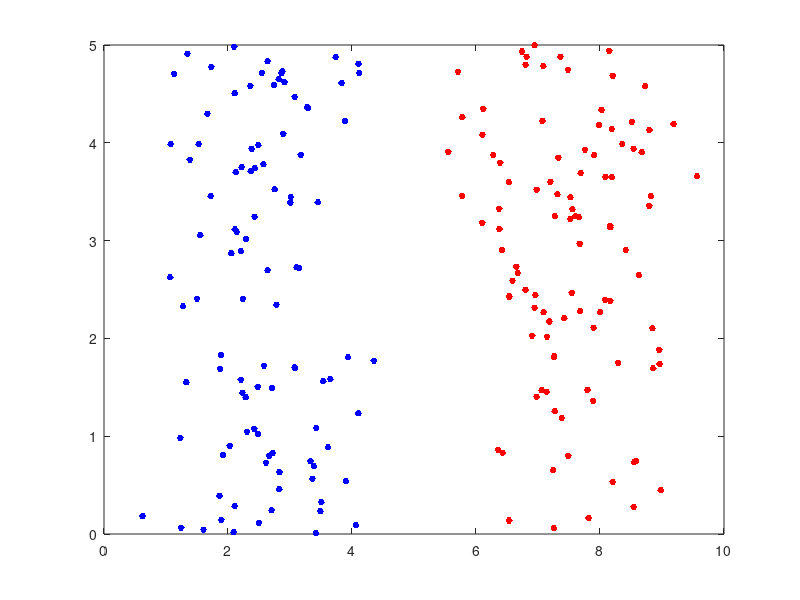

This figure's MATLAB source: (Note: this script raises an error after producing the figure.)
%%
% Generating dodgeball setup
%get x and y data
rng(5) %reproducability

%blue team
x1 = normrnd(2.5,.8,[1,100]);
y1 = unifrnd(0,5, [1,100]);

%red team
x2 = normrnd(7.5,.9,[1,100]);
y2 = unifrnd(0,5, [1,100]);

%create dataset and labels
X = [x1, x2; y1,y2];
I = [-1*ones(1,100),ones(1,100)];

%plotting initial setup
figure(1)
plot(x1,y1,'b.','MarkerSize',15)
hold on
plot(x2,y2,'r.','MarkerSize',15)

%creating svm model and getting support vectors
cl = fitcsvm(X',I);
svs = cl.SupportVectors;

%getting SVM margin
m = (svs(2,2) - svs(1,2))/(svs(2,1) - svs(1,1));
b = svs(2,2) - m*svs(2,1);
b2 = svs(4,2) - m*svs(4,1);

%plotting simple hyperplane
figure(2)
tiledlayout(1,2,"TileSpacing",'compact')
nexttile
plot(x1,y1,'b.','MarkerSize',15)
hold on
plot(x2,y2,'r.','MarkerSize',15)
xline(max(x1))
xline(min(x2))
axis square
title('Example Choice')

%plotting svm hyperplane
nexttile
plot(x1,y1,'b.','MarkerSize',15)
hold on
plot(x2,y2,'r.','MarkerSize',15)
axis square
refline(m,b)
refline(m,b2)
ylim([0 5])
plot(X(1,cl.IsSupportVector),X(2,cl.IsSupportVector),'ko','markersize',10)
title('SVM Choice')


%finding LDA direction
q = LDA(X,I);
q = q/vecnorm(q);

%projecting data
dball_proj = q'*X;

%plotting histogram
figure(3)
histogram(dball_proj(1:100),'NumBins',10,'facecolor','b')
hold on
histogram(dball_proj(101:200),'NumBins',10,'facecolor','r')
title("LDA Projection")

%%
clear
% Generating curved dodgeball setup

rng(1); % For reproducibility

%red team
radius = sqrt(rand(100,1));
theta = pi*rand(100,1);
data1 = [radius.*cos(theta), radius.*sin(theta)]; 

%blue team
radius2 = sqrt(3*rand(100,1)+1);
theta2 = pi*rand(100,1);
data2 = [radius2.*cos(theta2), radius2.*sin(theta2)];

%create training and testing set split 70-30%
train = [data1(1:70,:);data2(1:70,:)]';
test = [data1(71:100,:);data2(71:100,:)]';

%creating labels
I_train = [-1*ones(1,70),ones(1,70)];
I_test = [-1*ones(1,30),ones(1,30)];

%plot setup
figure(4)
plot(data1(:,1),data1(:,2),'r.','MarkerSize',15)
hold on
plot(data2(:,1),data2(:,2),'b.','MarkerSize',15)
th = linspace(0, pi, 100);
x = cos(th);
y = sin(th);
plot(x,y)
axis equal


%rbf svm
rbf_svm = fitcsvm(train',I_train,'KernelFunction','rbf');
rbf_svm_pred = rbf_svm.predict(test');
rbf_svm_acc = sum(rbf_svm_pred == I_test')/length(I_test);

poly_svm = fitcsvm(train',I_train,'KernelFunction','polynomial');
poly_svm_pred = poly_svm.predict(test');
poly_svm_acc = sum(poly_svm_pred == I_test')/length(I_test);

basic_svm = fitcsvm(train',I_train,'KernelFunction','linear');
basic_svm_pred = basic_svm.predict(test');
basic_svm_acc = sum(basic_svm_pred == I_test')/length(I_test);

%show support vectors
figure(5)
tiledlayout(3,1)
nexttile
plot(train(1,1:70),train(2,1:70),'r.','Markersize',15)
hold on
plot(train(1,71:140),train(2,71:140),'b.','Markersize',15)
plot(train(1,rbf_svm.IsSupportVector),train(2,rbf_svm.IsSupportVector),'ko','Markersize',10)
title("RBF SVM, Acc = " + string(rbf_svm_acc))

nexttile
plot(train(1,1:70),train(2,1:70),'r.','Markersize',15)
hold on
plot(train(1,71:140),train(2,71:140),'b.','Markersize',15)
plot(train(1,poly_svm.IsSupportVector),train(2,poly_svm.IsSupportVector),'ko','Markersize',10)
title("Polynomial SVM, Acc = " + string(poly_svm_acc))

nexttile
plot(train(1,1:70),train(2,1:70),'r.','Markersize',15)
hold on
plot(train(1,71:140),train(2,71:140),'b.','Markersize',15)
plot(train(1,basic_svm.IsSupportVector),train(2,basic_svm.IsSupportVector),'ko','Markersize',10)
title("Linear SVM, Acc = " + string(basic_svm_acc))


rbf_alpha = -7;
%create rbf-klda with best parameters
rbf_klda = kLDA(train,I_train,'rbf',rbf_alpha);

%tune for best split
p = project_kda(rbf_klda,train,train,'rbf',rbf_alpha);
split_rbf = find_best_split(p,I_train);

%get projection
rbf_klda_proj = project_kda(rbf_klda,train,test,'rbf',rbf_alpha);

%get predictions
rbf_klda_pred = sign(rbf_klda_proj - split_rbf);

%get accuracy
rbf_klda_acc = sum(rbf_klda_pred == I_test)/length(I_test);

%find misclassifications
rbf_klda_miss = find(rbf_klda_pred ~= I_test);

%plot histogram and mistakes
figure(6)
%tiledlayout(1,2)
tiledlayout(3,2)
nexttile
histogram(rbf_klda_proj(1:30),'numbins',10,'facecolor','r')
hold on
histogram(rbf_klda_proj(31:60),'numbins',10,'facecolor','b')
title("RBF-kLDA Projection")
xline(split_rbf,'linewidth',3)
axis square

nexttile
plot(test(1,1:30),test(2,1:30),'r.','MarkerSize',15)
hold on
plot(test(1,31:60),test(2,31:60),'b.','MarkerSize',15)
axis square
plot(test(1,rbf_klda_miss),test(2,rbf_klda_miss),'ko','MarkerSize',10)
title("RBF-kLDA Missclassifications, Acc = "+ string(rbf_klda_acc))


alpha_poly = 2;
%create poly-klda with best parameters 
poly_klda = kLDA(train,I_train,'polynomial',alpha_poly);

%tune for best split
p = project_kda(poly_klda,train,train,'polynomial',alpha_poly);
split_poly = find_best_split(p,I_train);

%get projection
poly_klda_proj = project_kda(poly_klda,train,test,'polynomial',alpha_poly);

%get predictions
poly_klda_pred = sign(poly_klda_proj - split_poly);

%get accuracy
poly_kdla_acc = sum(poly_klda_pred == I_test)/length(I_test);

%get misclassifications
poly_klda_miss = find(poly_klda_pred ~= I_test);

%plot histogram and misclassifications
%figure(7)
%tiledlayout(1,2)
nexttile
histogram(poly_klda_proj(1:30),'numbins',10,'facecolor','r')
hold on
histogram(poly_klda_proj(31:60),'numbins',10,'facecolor','b')
xline(split_poly,'linewidth',3)
title('Polynomial-kLDA Projection')
axis square

nexttile
plot(test(1,1:30),test(2,1:30),'r.','MarkerSize',15)
hold on
plot(test(1,31:60),test(2,31:60),'b.','MarkerSize',15)
axis square
plot(test(1,poly_klda_miss),test(2,poly_klda_miss),'ko','MarkerSize',10)
title("Polynomial-kLDA Missclassifications, Acc = "+string(poly_kdla_acc))

%create linear klda
basic_klda = kLDA(train,I_train,'linear',1);

%tune for best split
p = project_kda(basic_klda,train,train,'linear',1);
split_linear = find_best_split(p,I_train);

%get projections
basic_klda_proj = project_kda(basic_klda,train,test,'linear',1);

%get predictions
basic_klda_pred = sign(basic_klda_proj - split_linear);

%get accuracy
basic_kdla_acc = sum(basic_klda_pred == I_test)/length(I_test);

%get misscalssifications
basic_klda_miss = find(basic_klda_pred ~= I_test);

%plot histogram and misclassifications
%figure(8)
%tiledlayout(1,2)
nexttile
histogram(basic_klda_proj(1:30),'numbins',10,'facecolor','r')
hold on
histogram(basic_klda_proj(31:60),'numbins',10,'facecolor','b')
xline(split_linear,'linewidth',3)
title('Linear-kLDA Projection')
axis square

nexttile
plot(test(1,1:30),test(2,1:30),'r.','MarkerSize',15)
hold on
plot(test(1,31:60),test(2,31:60),'b.','MarkerSize',15)
axis square
plot(test(1,basic_klda_miss),test(2,basic_klda_miss),'ko','MarkerSize',10)
title("Linear-kLDA Missclassifications, Acc = "+string(basic_kdla_acc))


%%
% Transforming curved setup to 3d
X_3d = [train(1,:);train(2,:);train(1,:).^2 + train(2,:).^2];

figure(9)
plot3(X_3d(1,1:70),X_3d(2,1:70),X_3d(3,1:70),'r.','MarkerSize',15)
hold on
plot3(X_3d(1,71:140),X_3d(2,71:140),X_3d(3,71:140),'b.','MarkerSize',15)

%%
clear
% Formatting ECG data
load('ECG_train.mat')
data = [X_train_abnormal',X_train_normal'];
I = [-1*ones(1,31),ones(1,69)];

%model reduction with PCA remove for non pca
[U,D,V] = svd(data);
X = U(1:20,:)*D*V';

load('ECG_test.mat')
datat = [X_test_abnormal',X_test_normal'];

%remove this for nonPCA
[UU,DD,VV] = svd(datat);
Xt = UU(1:20,:)*DD*VV';

It = [-1*ones(1,36),ones(1,64)];

%rbf svm
rbf_svm = fitcsvm(X',I,'KernelFunction','rbf');
rbf_svm_pred = rbf_svm.predict(Xt');
rbf_svm_acc = sum(rbf_svm_pred == It')/length(It);

%poly svm
poly_svm = fitcsvm(X',I,'KernelFunction','polynomial');
poly_svm_pred = poly_svm.predict(Xt');
poly_svm_acc = sum(poly_svm_pred == It')/length(It);

%basic svm
linear_svm = fitcsvm(X',I,'KernelFunction','linear');
linear_svm_pred = linear_svm.predict(Xt');
linear_svm_acc = sum(linear_svm_pred == It')/length(It);


%rbf klda
%use -.05 for nonPCA, -.5 for PCA
rbf_alpha = -.5;
rbf_lda = kLDA(X,I,'rbf',rbf_alpha);

%tune for best split
p = project_kda(rbf_lda,X,X,'rbf',rbf_alpha);
rbf_split = find_best_split(p,I);

%get projections
rbf_lda_proj = project_kda(rbf_lda,X,Xt,'rbf',rbf_alpha);

%get predictions
rbf_lda_pred = sign(rbf_lda_proj - rbf_split);

%get accuracy
rbf_lda_acc = sum(rbf_lda_pred == It)/length(It);

%poly kdla
%use this for PCA, use 9 for non-PCA
poly_alpha = 2;
poly_lda = kLDA(X,I,'polynomial',poly_alpha);

%tune for best split
p = project_kda(poly_lda,X,X,'polynomial',poly_alpha);
poly_split = find_best_split(p,I);

%get projections
poly_lda_proj = project_kda(poly_lda,X,Xt,'polynomial',poly_alpha);

%get predictions
poly_lda_pred = sign(poly_lda_proj - poly_split);

%get accuracy
poly_lda_acc = sum(poly_lda_pred == It)/length(It);



%basic klda
linear_lda = kLDA(X,I,'linear',1);

%tune for best split
p = project_kda(linear_lda,X,X,'linear',1);
linear_split = find_best_split(p,I);

%get projections
linear_lda_proj = project_kda(linear_lda,X,Xt,'linear',1);

%get predictions
linear_lda_pred = sign(linear_lda_proj - linear_split);

%get accuracy
linear_lda_acc = sum(linear_lda_pred == It)/length(It);

%plot histograms
figure(10)
tiledlayout(1,3)
nexttile
histogram(poly_lda_proj(1:31),'NumBins',10)
hold on
histogram(poly_lda_proj(32:100),'NumBins',10)
title("Polynomial LDA, Acc = "+string(poly_lda_acc))
xline(poly_split,'linewidth',3)
legend('abnormal','normal')

nexttile
histogram(rbf_lda_proj(1:31),'NumBins',10)
hold on
histogram(rbf_lda_proj(32:100),'NumBins',10)
title("RBF LDA, Acc = "+string(rbf_lda_acc))
xline(rbf_split,'linewidth',3)
legend('abnormal','normal')

nexttile
histogram(linear_lda_proj(1:31),'NumBins',10)
hold on
histogram(linear_lda_proj(32:100),'NumBins',10)
title("Linear LDA, Acc = "+string(linear_lda_acc))
xline(linear_split,'linewidth',3)
legend('abnormal','normal')

tbl = 100*[rbf_svm_acc,poly_svm_acc,linear_svm_acc;rbf_lda_acc,poly_lda_acc,linear_lda_acc];